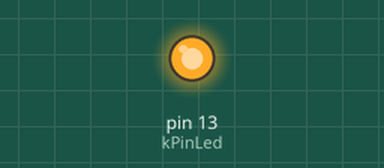
A sketch run on a simulated Arduino Uno, built with avr-gcc and run on an emulated ATmega328P. On the bench: output pins drawn as LEDs (lit = HIGH).

Above: at 0.5 s.
At 18.5 s:
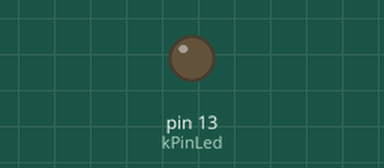
Timing chart, 0 to 19.5 s (numbered marks = the images above):
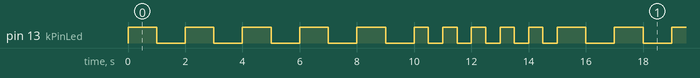

The sketch:

2_2_sketch.ino
```cpp
const int kPinLed = 13;

void setup() {
  pinMode(kPinLed, OUTPUT);
}

void loop() {
  for (int i = 1; i <= 10; i++) {
    digitalWrite(kPinLed, HIGH);
    delay((i <= 5 ? 1000 : 500));
    digitalWrite(kPinLed, LOW);
    delay((i <= 5 ? 1000 : 500));
  }
}
```

Measured:
- by itself, pin 13 (kPinLed): repeats every 15.0 s: 4 × (LOW 1.0 s, HIGH 1.0 s), LOW 1.0 s, 5 × (HIGH 0.50 s, LOW 0.50 s), HIGH 1.0 s
- by itself, everything shown: repeats every 15.0 s, in 20 steps
